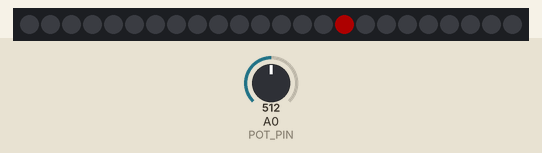
Simulated run of this sketch. Board: Arduino Uno, built with avr-gcc and run on an emulated ATmega328P. Parts: 24 RGB LEDs in strip order, left to right. The test bench sets the inputs (shaded band); at power-on: A0 (POT_PIN) = 512. Dim RGB values are drawn brighter than linear.

Above: at 0.85 s.
2.2 s: A0 (POT_PIN) set to 306
At 2.81 s:
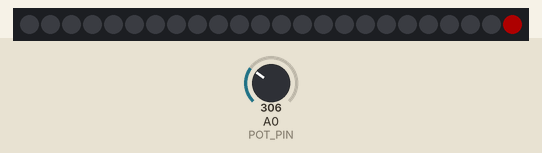
4.1 s: A0 (POT_PIN) set to 511
At 4.49 s:
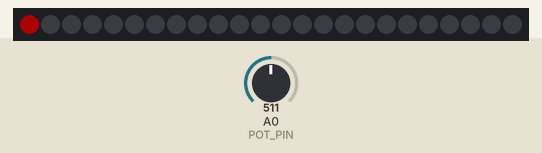

The sketch:

NEOPIXEL.ino
```cpp
/*this code is for neopixel
speed controling with  potentiometer*/


#include <Adafruit_NeoPixel.h>

#define LED_PIN     6
// define under this comment is abaut neopixel leds
/* ამ კომენტარის ქვემოთ დაწერილ დიფაინში არის ნეოპიქსელის
ნათურების რაოდენობა მოარგე ეს რიცხვი შენს ნეოპიქსელის ლედებს*/


#define LED_COUNT   24
#define POT_PIN     A0

Adafruit_NeoPixel strip(LED_COUNT, LED_PIN, NEO_GRB + NEO_KHZ800);

void setup() {
  strip.begin();
  strip.show();
  strip.setBrightness(50);
}

void loop() {
  int potValue = analogRead(POT_PIN);
  int delayTime = map(potValue, 0, 1023, 10, 100);


  for (int i = 0; i < LED_COUNT; i++) {
    strip.setPixelColor(i, strip.Color(255, 0, 0));
    strip.show();
    delay(delayTime);
    strip.setPixelColor(i, strip.Color(0, 0, 0));
  }
}
/* გაითვალისწინე რომ ნეოპიქსელთა მონაცვლეობის
სიჩქარე კონტროლდება პოტენციომეტრით */
```
